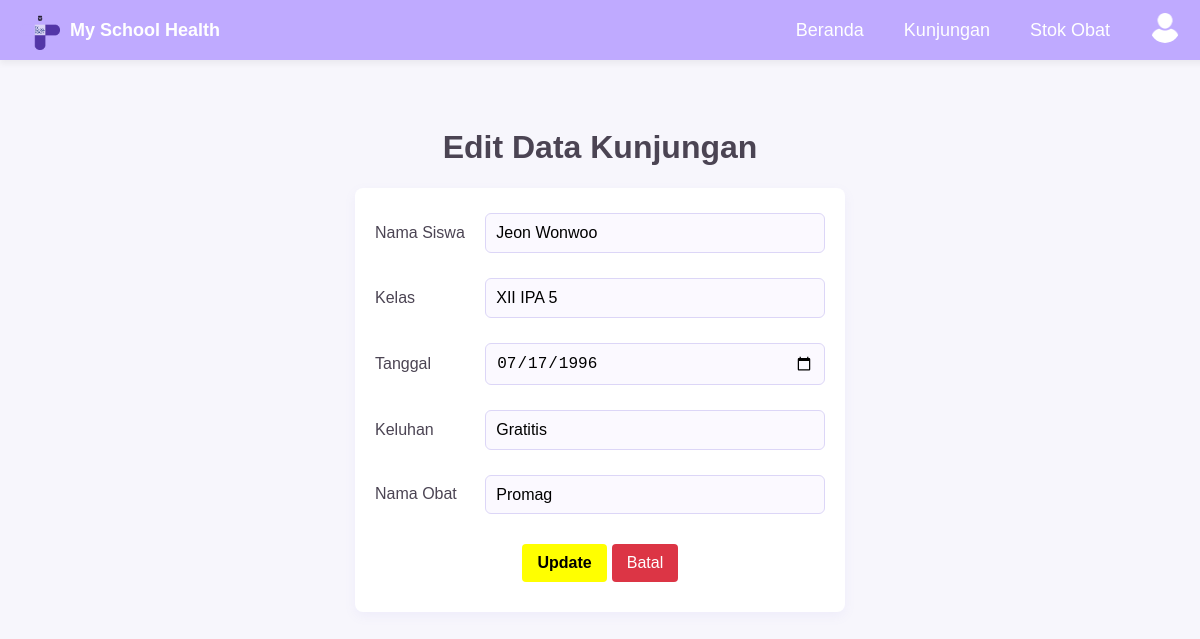
Screenshot of /edit.php?id_kunjungan=1 with the database file from the repository.
### tables this page shows
CREATE TABLE `kunjungan` (
  `id_kunjungan` int(11) NOT NULL,
  `nama_siswa` varchar(255) NOT NULL,
  `kelas` varchar(255) NOT NULL,
  `tanggal` date NOT NULL,
  `keluhan` varchar(255) NOT NULL,
  `id_obat` int(11) DEFAULT NULL
);

### edit.php (the view, shortened to what this page needs)
<?php
include 'koneksi.php';
$id_kunjungan = isset($_GET['id_kunjungan']) ? (int)$_GET['id_kunjungan'] : 0;
$query = "SELECT * FROM kunjungan WHERE id_kunjungan = $id_kunjungan";
$result = mysqli_query($koneksi, $query);
if (mysqli_num_rows($result) > 0) {
    $data = mysqli_fetch_assoc($result);
} else {
    echo "Data tidak ditemukan!";
    exit;
}
?>
<!DOCTYPE html>
<html lang="en">
<head>
    <link rel="stylesheet" href="style.css">
</head>
<body>
    <nav>
        <div class="logo-website">
            <img src="img/logo.png" alt="Logo">
            <span>My School Health</span>
        </div>
        <ul>
            <li><a href="index.php">Beranda</a></li>
            <li class="dropdown">
                <a href="#">Kunjungan</a>
            </li>
            <li class="dropdown">
                <a href="#">Stok Obat</a>
            </li>
            <li>
                <a href="#" class="profile">
                    <img src="img/user.png" alt="user">
                </a>
            </li>
        </ul>
    </nav>
    <br></br>
    <br></br>
    <br></br>
    <h1>Edit Data Kunjungan</h1>
    <div class="form-container">
        <form method="POST" action="update_kunjungan.php">
            <div class="form-group">
                <label for="nama">Nama Siswa</label>
                <input type="text" id="nama" name="nama_siswa" value="<?php echo htmlspecialchars($data['nama_siswa']); ?>" required>
            </div>
            <div class="form-group">
                <label for="kelas">Kelas</label>
                <input type="text" id="kelas" name="kelas" value="<?php echo htmlspecialchars($data['kelas']); ?>" required>
            </div>
            <div class="form-group">
                <label for="tanggal">Tanggal</label>
                <input type="date" id="tanggal" name="tanggal" value="<?php echo htmlspecialchars($data['tanggal']); ?>" required>
            </div>
            <div class="form-group">
                <label for="keluhan">Keluhan</label>
                <input type="text" id="keluhan" name="keluhan" value="<?php echo htmlspecialchars($data['keluhan']); ?>" required>
            </div>
            <div class="form-group">
                <label for="id_obat">Nama Obat</label>
                <select id="id_obat" name="id_obat">
                    <?php
                    $query = "SELECT id_obat, nama_obat FROM stok_obat";
                    $result = mysqli_query($koneksi, $query);
                    while ($row = mysqli_fetch_assoc($result)) {
                        $selected = ($data['id_obat'] == $row['id_obat']) ? 'selected' : '';
                        echo "<option value='" . $row['id_obat'] . "' $selected>" . $row['nama_obat'] . "</option>";
                    }
                    ?>
                </select>
            </div>
            <center>
                <button type="submit" name="update" onClick="return confirm('Simpan data?');">Update</button>
                <span><a href="editkunjungan.php" class="button-batal">Batal</a></span>
            </center>
        </form>
    </div>
</body>
</html>

### style.css (style rules this page uses)
nav { display: flex; justify-content: space-between; align-items: center; background-color: #bfaaff; padding: 10px 20px; position: fixed; top: 0; width: 100%; z-index: 1; box-shadow: 0 4px 6px rgba(0, 0, 0, 0.05); flex-wrap: wrap; }
.logo-website { display: flex; align-items: center; }
.logo-website img { width: 40px; height: 40px; margin-right: 10px; }
.logo-website span { font-size: 18px; font-weight: bold; color: #ffffff; }
ul { list-style: none; margin: 0; padding: 0; display: flex; align-items: center; }
li { position: relative; margin-right: 20px; }
a { color: #ffffff; text-decoration: none; padding: 5px 10px; transition: background-color 0.3s, color 0.3s; font-size: 18px; }
.profile img { width: 30px; height: 30px; border-radius: 50%; margin-right: 10px; }
body { font-family: 'Lucida Sans', 'Lucida Sans Regular', 'Lucida Grande', 'Lucida Sans Unicode', Geneva, Verdana, sans-serif, sans-serif; margin: 0; padding: 0; background-color: #f7f6fc; }
h1 { text-align: center; color: #4b4453; }
.form-container { background-color: #ffffff; padding: 20px; border-radius: 8px; box-shadow: 0 4px 12px rgba(140, 122, 230, 0.08); max-width: 450px; margin: auto; }
.form-group { display: flex; align-items: center; margin-bottom: 15px; }
label { width: 30%; margin-right: 10px; color: #4b4453; font-weight: 500; }
.form-input, select { padding: 10px; border: 1px solid #dcd6f7; border-radius: 5px; width: 100%; box-sizing: border-box; }
input[type="text"], input[type="date"], input[type="number"], select, textarea { width: 100%; padding: 10px; margin: 5px 0; display: inline-block; border: 1px solid #dcd6f7; border-radius: 6px; box-sizing: border-box; font-size: 16px; background-color: #fbf9ff; }
select { appearance: none; -webkit-appearance: none; -moz-appearance: none; background-color: #fbf9ff; padding: 10px; }
input[type="submit"], button[type="submit"] { background-color: #a8e6cf; color: #2d3436; border: none; padding: 10px 15px; border-radius: 6px; cursor: pointer; transition: background-color 0.3s; font-weight: 600; }
button { padding: 8px 12px; background-color: #a8e6cf; border: none; border-radius: 4px; cursor: pointer; color: #2d3436; font-weight: 500; transition: background-color 0.3s; }
span a { color: #e056fd; text-decoration: none; }

### edit.php (style rules this page uses)
button[type="submit"] { background-color: yellow; color: black; border: none; padding: 10px 15px; text-align: center; text-decoration: none; cursor: pointer; border-radius: 4px; font-size: 16px; width: 19%; transition: background-color 0.3s ease; }
.button-batal { background-color: #dc3545; color: rgb(255, 255, 255); padding: 10px 15px; text-align: center; text-decoration: none; display: inline-block; margin: 10px 0; cursor: pointer; border-radius: 4px; font-size: 16px; transition: background-color 0.3s ease; }

### rows the page displays
kunjungan: nama_siswa "Jeon Wonwoo", kelas "XII IPA 5", tanggal "07/17/1996", keluhan "Gratitis"

### other values shown
form field id_obat "Promag"
